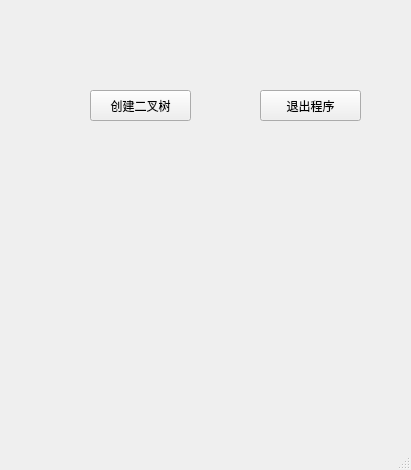
<?xml version="1.0" encoding="UTF-8"?>
<ui version="4.0">
 <class>MainWindow</class>
 <widget class="QMainWindow" name="MainWindow">
  <property name="geometry">
   <rect>
    <x>0</x>
    <y>0</y>
    <width>411</width>
    <height>470</height>
   </rect>
  </property>
  <property name="windowTitle">
   <string>MainWindow</string>
  </property>
  <widget class="QWidget" name="centralwidget">
   <widget class="QPushButton" name="startButton">
    <property name="geometry">
     <rect>
      <x>90</x>
      <y>90</y>
      <width>101</width>
      <height>31</height>
     </rect>
    </property>
    <property name="styleSheet">
     <string notr="true"/>
    </property>
    <property name="text">
     <string>创建二叉树</string>
    </property>
   </widget>
   <widget class="QPushButton" name="exitButton">
    <property name="geometry">
     <rect>
      <x>260</x>
      <y>90</y>
      <width>101</width>
      <height>31</height>
     </rect>
    </property>
    <property name="styleSheet">
     <string notr="true">QPushButton#startButton {
    background-color: #ecf5ff;       /* 浅蓝背景 */
    color: black;                    /* 黑色文字 */
    border: 2px solid #90caf9;       /* 浅蓝边框 */
    border-radius: 8px;              /* 圆角 */
    padding: 8px 16px;               /* 内边距 */
    font: 16px &quot;Microsoft YaHei&quot;;    /* 字体 */
}

/* 鼠标悬停 */
QPushButton#startButton:hover {
    background-color: #bbdefb;       /* 蓝色稍加深 */
    border: 2px solid #64b5f6;       /* 边框颜色加深 */
}

/* 鼠标按下 */
QPushButton#startButton:pressed {
    background-color: #64b5f6;       /* 深蓝背景 */
    border: 2px solid #1e88e5;       /* 更深的边框 */
    color: white;                    /* 文字变成白色更明显 */
}
</string>
    </property>
    <property name="text">
     <string>退出程序</string>
    </property>
   </widget>
   <widget class="QLabel" name="label">
    <property name="geometry">
     <rect>
      <x>80</x>
      <y>150</y>
      <width>271</width>
      <height>261</height>
     </rect>
    </property>
    <property name="text">
     <string/>
    </property>
    <property name="pixmap">
     <pixmap resource="pic.qrc">:/new/prefix1/OIP.png</pixmap>
    </property>
   </widget>
  </widget>
  <widget class="QMenuBar" name="menubar">
   <property name="geometry">
    <rect>
     <x>0</x>
     <y>0</y>
     <width>411</width>
     <height>18</height>
    </rect>
   </property>
  </widget>
  <widget class="QStatusBar" name="statusbar"/>
 </widget>
 <resources>
  <include location="pic.qrc"/>
 </resources>
 <connections/>
</ui>
